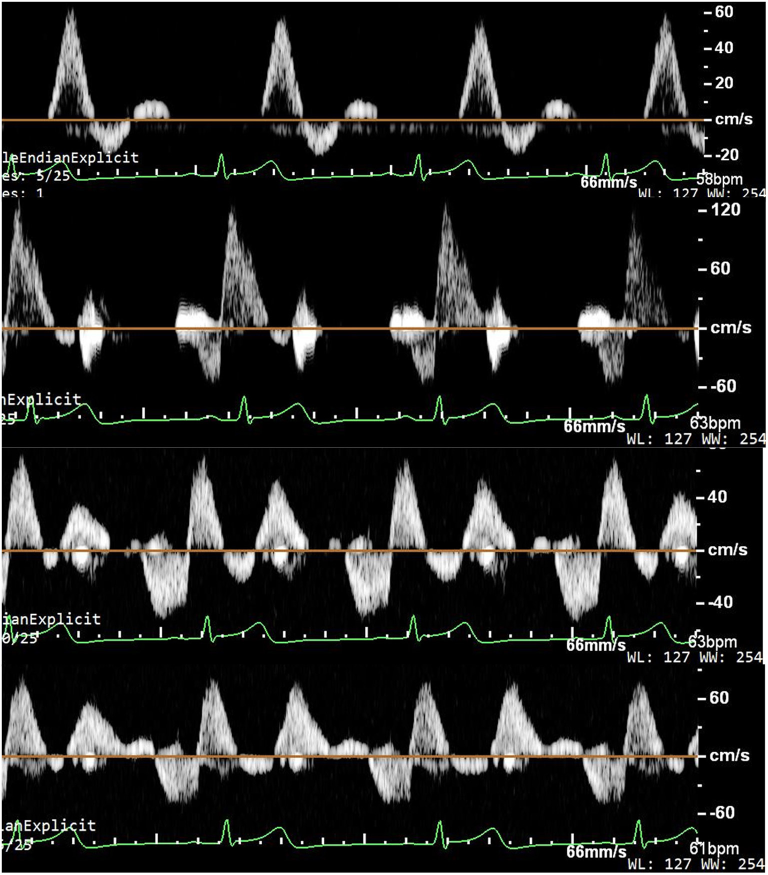
#> input picture figures/originals/anterior_tibial_eecp_figure2.webp, 1535 x 1749 px (shown at 1/2 size)
$ python crop_frontiers_figures.py
#> lines starting #> are read from the running program, lines starting #| are printed output that depends on the picture
"""Crop six human limb-artery spectral displays from two Frontiers figures.

The source images are published figure composites, not raw DICOM or cine loops.
All crops preserve the original pixels and on-screen velocity/sweep annotations.
No time or velocity axis is inferred or redrawn.

Usage: python3 crop_frontiers_figures.py
"""

import hashlib
import json
from pathlib import Path

from PIL import Image, ImageDraw, ImageFont

HERE = Path(__file__).parent
ORIGINALS = HERE / "originals"
CROPS = HERE / "crops"
PLOTS = HERE / "plots"

SOURCES = {
    "anterior_tibial": {
        "file": "anterior_tibial_eecp_figure2.webp",
        "url": "https://www.frontiersin.org/files/Articles/795697/xml-images/fcvm-08-795697-g0002.webp",
        "article": "https://doi.org/10.3389/fcvm.2021.795697",
        "citation": "Zhang et al., Frontiers in Cardiovascular Medicine 8:795697 (2021), Figure 2",
        "artery": "Human anterior tibial artery",
        "expected_size": [1535, 1749],
        "expected_sha256": "ea06302d7cd0da330766d473794dbd39bca390fc1d6b28e70de990bb02f889dc",
        "panels": [
            ("baseline", [0, 0, 1535, 378]),
            ("eecp_3", [0, 378, 1535, 867]),
            ("eecp_1", [0, 867, 1535, 1292]),
            ("eecp_2", [0, 1292, 1535, 1749]),
        ],
    },
    "brachial": {
        "file": "brachial_eecp_figure2.webp",
        "url": "https://www.frontiersin.org/files/Articles/721140/xml-images/fcvm-08-721140-g0002.webp",
        "article": "https://doi.org/10.3389/fcvm.2021.721140",
        "citation": "Zhang et al., Frontiers in Cardiovascular Medicine 8:721140 (2021), Figure 2",
        "artery": "Human right brachial artery",
        "expected_size": [945, 1321],
        "expected_sha256": "5c9acc7c2e9cc0372cedac3416c2311b369568e5e817c3dc2b1cd3aca0deb3b9",
        "panels": [
            ("before_eecp", [5, 378, 945, 658]),
            ("during_eecp", [5, 1024, 945, 1321]),
        ],
    },
}


def fnt(size):
    for name in ("DejaVuSans.ttf", "/System/Library/Fonts/Supplemental/Arial.ttf"):
        try:
            return ImageFont.truetype(name, size)
        except OSError:
            pass
    return ImageFont.load_default()


def main():
    CROPS.mkdir(exist_ok=True)
    PLOTS.mkdir(exist_ok=True)
    manifest = {"license": "CC BY 4.0", "type": "published-figure-crops", "sources": {}}
    card_w, card_h = 790, 365
    overview = Image.new("RGB", (2 * card_w + 60, 3 * card_h + 175), "#10151d")
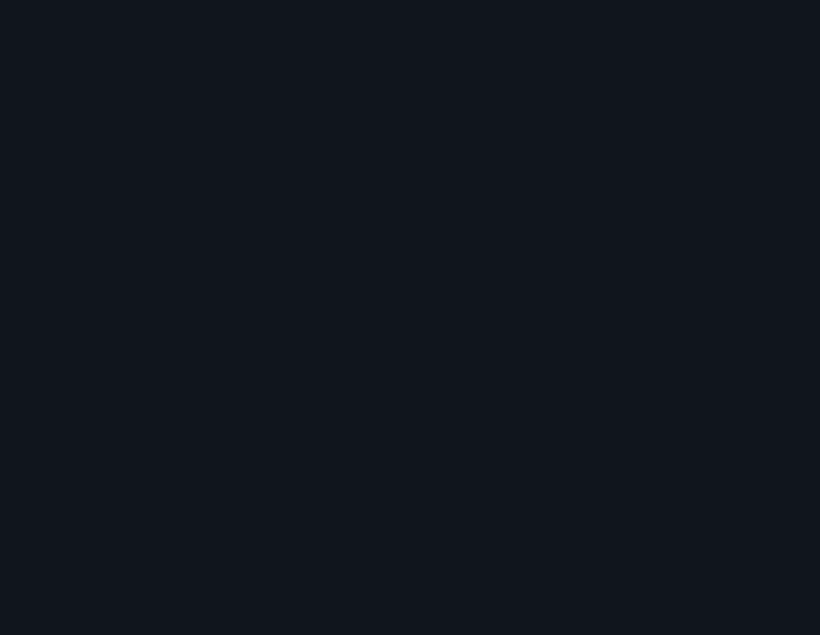
#> overview: PIL image 1640x1270 RGB (shown at 1/2 size); mean R, G, B 16, 21, 29
    draw = ImageDraw.Draw(overview)
    draw.text((30, 22), "Human limb artery Doppler: published figure crops", font=fnt(28), fill="white")
    draw.text((30, 60), "Visible spectra only · no inferred ACCmax or pixel-to-time calibration", font=fnt(18), fill="#b9c7d8")
    idx = 0
    for key, info in SOURCES.items():
        path = ORIGINALS / info["file"]
        if hashlib.sha256(path.read_bytes()).hexdigest() != info["expected_sha256"]:
            raise ValueError(f"Unexpected source image hash: {path}")
        im = Image.open(path).convert("RGB")
#> im is the input picture: PIL image 1535x1749 RGB; mean R, G, B 33, 33.1, 31.8
        if list(im.size) != info["expected_size"]:
            raise ValueError(f"Unexpected source image dimensions: {path}")
        source = {k: v for k, v in info.items() if k != "panels"}
        source["crops"] = []
        for label, box in info["panels"]:
            name = f"{key}_{label}.png"
            crop = im.crop(tuple(box))
            crop.save(CROPS / name, optimize=True)
            source["crops"].append({"file": name, "source_box_xyxy": box, "dimensions": list(crop.size)})
            x = 30 + (idx % 2) * card_w
            y = 112 + (idx // 2) * card_h
            display_label = label.replace("_", " ").replace("eecp", "EECP")
            draw.text((x, y), f"{info['artery']} · {display_label}", font=fnt(20), fill="white")
            view = crop.copy()
            view.thumbnail((card_w - 26, card_h - 56), Image.Resampling.LANCZOS)
            overview.paste(view, (x, y + 34))
            draw.rectangle((x, y + 34, x + view.width - 1, y + 33 + view.height), outline="#7a8796")
            idx += 1
#> this loop made 4 passes
#> pass 1, in main, `crop = im.crop(tuple(box))`:
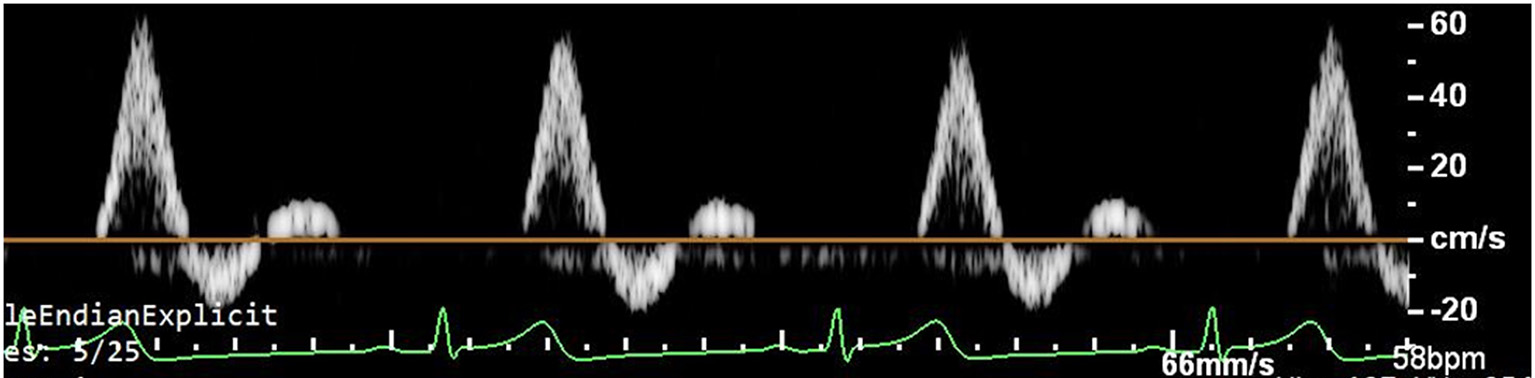
#> crop: PIL image 1535x378 RGB; mean R, G, B 26.3, 26.4, 25
#> pass 3, in main, `crop = im.crop(tuple(box))`:
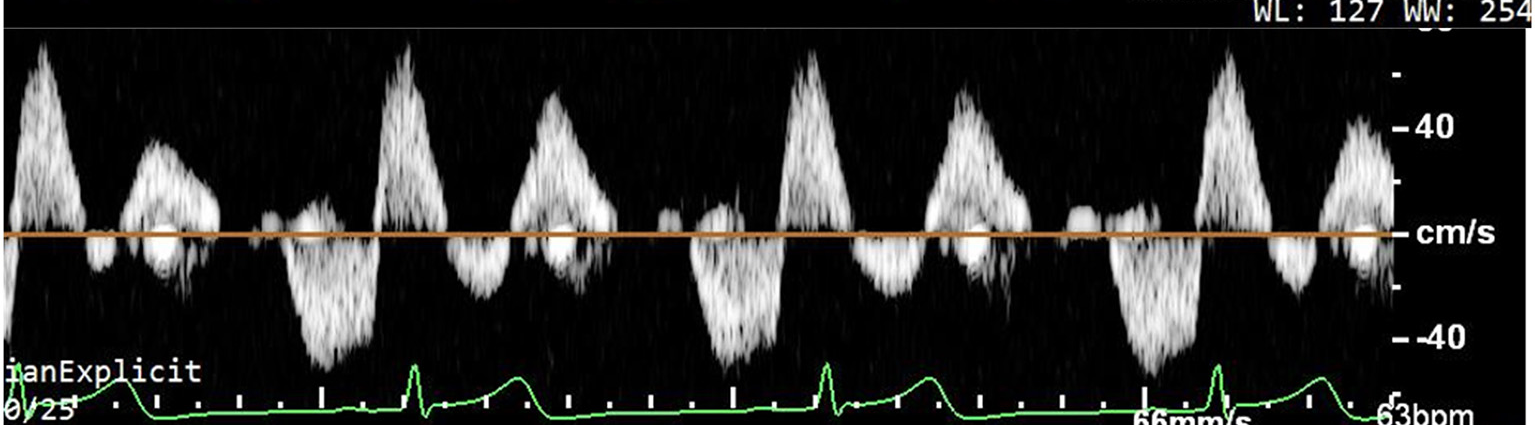
#> crop: PIL image 1535x425 RGB; mean R, G, B 43.6, 43.7, 42.3
#> after the loop:
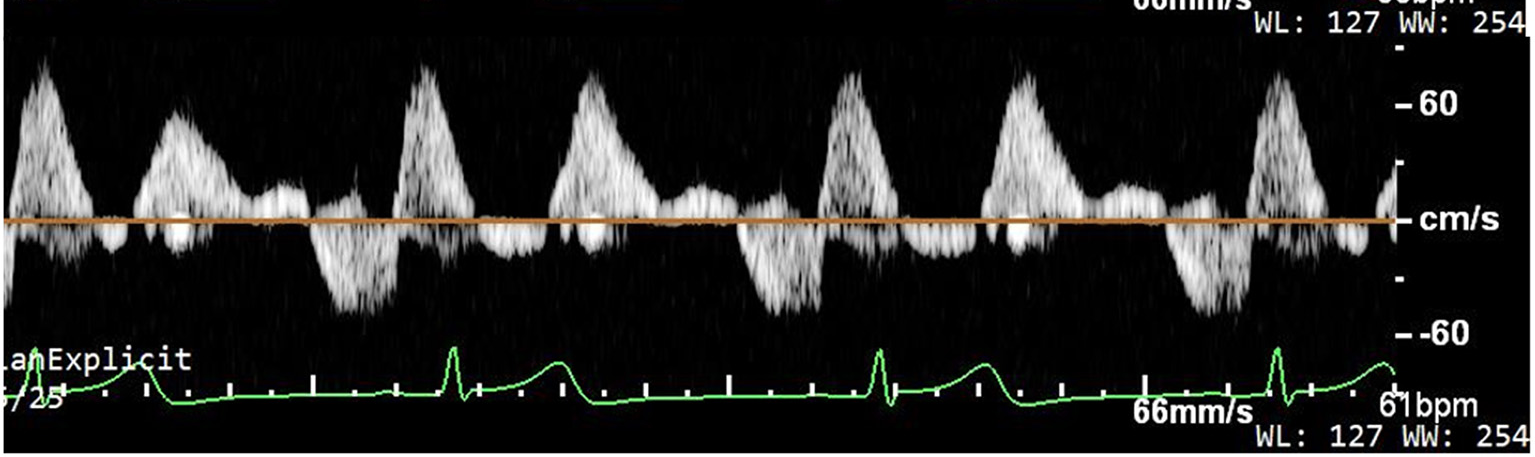
#> crop: PIL image 1535x457 RGB; mean R, G, B 37.2, 37.2, 35.8
#> after the loop:
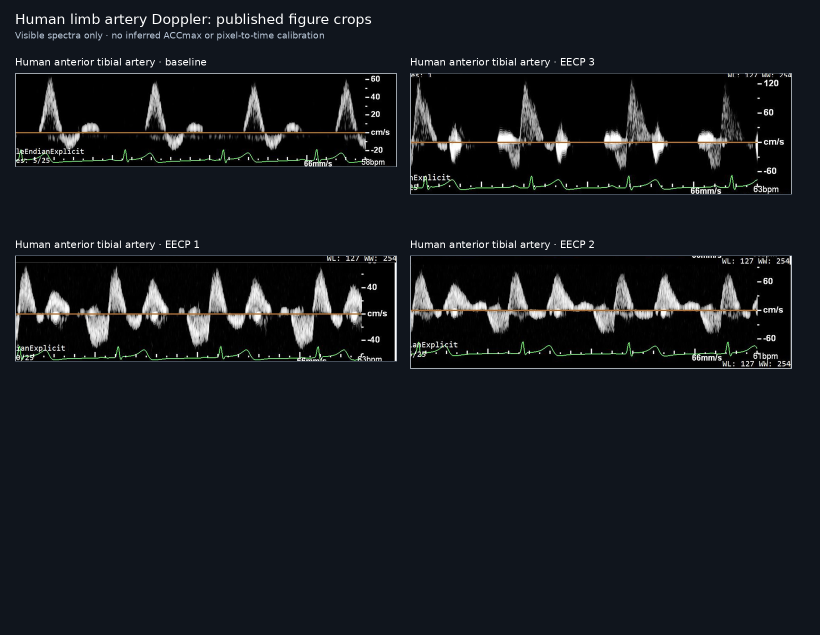
#> overview: PIL image 1640x1270 RGB (shown at 1/2 size); mean R, G, B 22.8, 26.3, 31.3
#> after the loop:
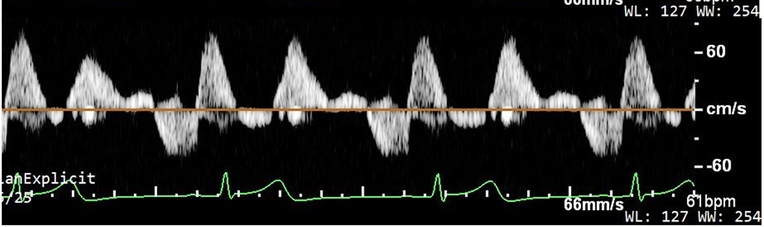
#> view: PIL image 764x227 RGB; mean R, G, B 37.2, 37.3, 35.9
#> after the loop, idx = 4
        manifest["sources"][key] = source
#> pass 2 of the loop in main, `for key, info in SOURCES.items():`:
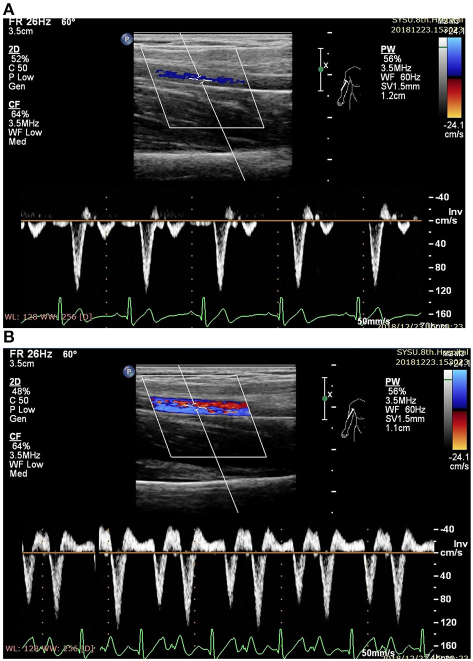
#> input picture figures/originals/brachial_eecp_figure2.webp, 945 x 1321 px (shown at 1/2 size)
#> in main, im is the input picture: PIL image 945x1321 RGB; mean R, G, B 45.4, 45.1, 45.3
#> the loop in main, `for label, box in info["panels"]:` made 2 passes
#> (x, y, idx) on passes 1 to 2: (30, 842, 5), (820, 842, 6)
#> pass 1, in main, `crop = im.crop(tuple(box))`:
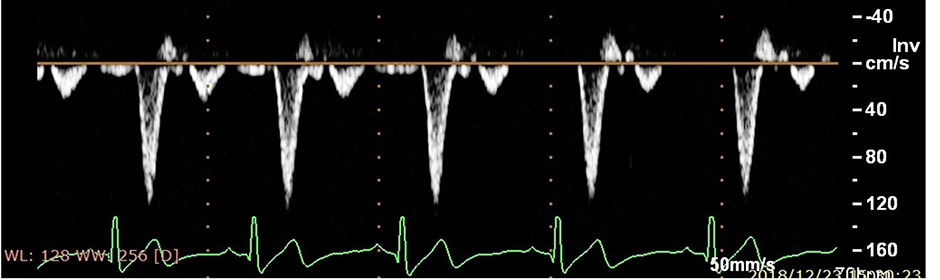
#> crop: PIL image 940x280 RGB; mean R, G, B 25.1, 25.1, 24
#> after the loop in main, `for label, box in info["panels"]:`:
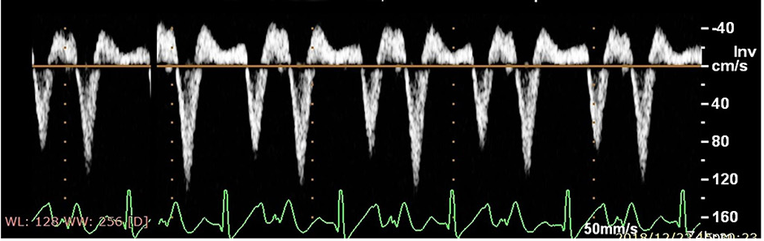
#> view: PIL image 764x241 RGB; mean R, G, B 36.7, 37, 35.5
#> after the loop in main, `for label, box in info["panels"]:`: idx = 6
    draw.text((30, overview.height - 63), "Source: Zhang et al., Frontiers in Cardiovascular Medicine (2021), Figures 2; CC BY 4.0", font=fnt(16), fill="#b9c7d8")
    draw.text((30, overview.height - 37), "DOI: 10.3389/fcvm.2021.795697 (tibial) · 10.3389/fcvm.2021.721140 (brachial)", font=fnt(16), fill="#b9c7d8")
    overview.save(PLOTS / "human_limb_spectral_overview.png", optimize=True)
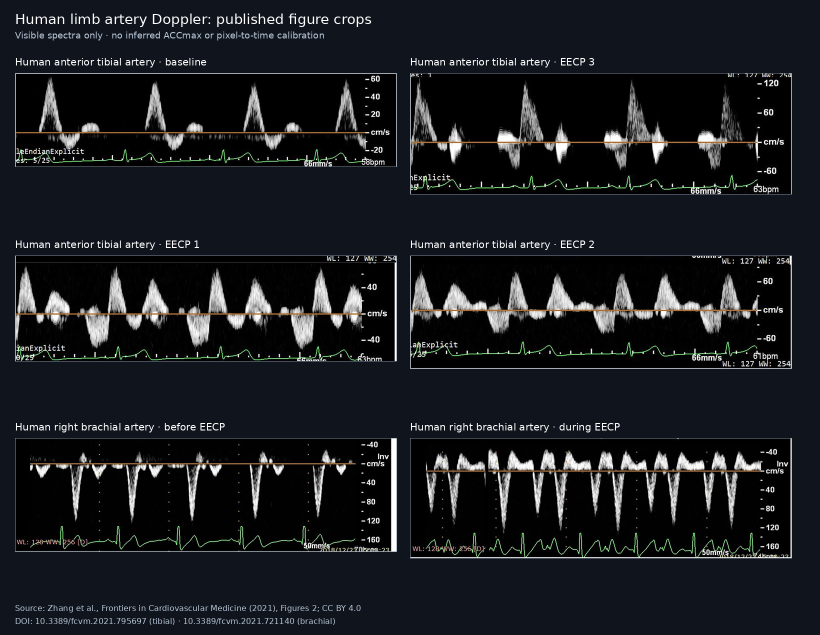
#> saved as human_limb_spectral_overview.png: PIL image 1640x1270 RGB (shown at 1/2 size); mean R, G, B 26.1, 28.7, 32.2
    (HERE / "manifest.json").write_text(json.dumps(manifest, indent=2) + "\n")
    print(f"Made {idx} source-pixel crops and one overview.")
#| Made 6 source-pixel crops and one overview.


if __name__ == "__main__":
    main()
